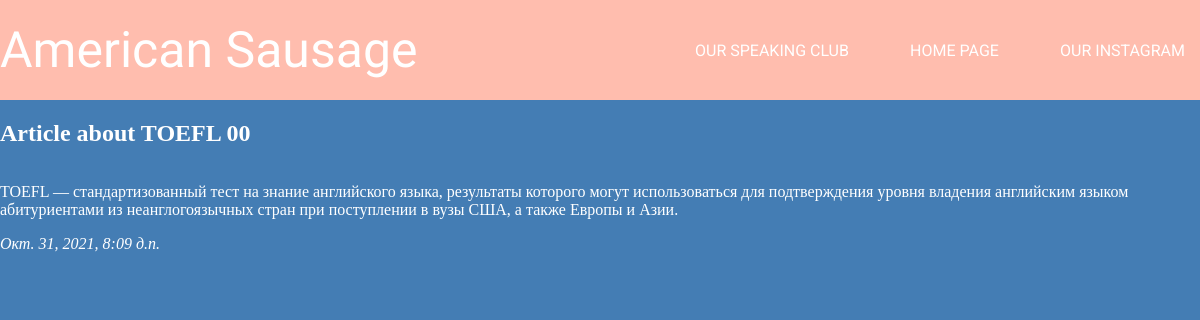
Screenshot of /toefl/1/ with the database file from the repository.
### myfirst/apps/articles/models.py (models this page shows, shortened)
class article_toefl(models.Model):
	aTitle = models.CharField('Name of an Article', max_length = 50)
	aText = models.TextField('Text of an Article')
	pubDate = models.DateTimeField('Date of publication an Article')
	class Meta:
		verbose_name = 'Статья о TOEFL'
		verbose_name_plural = 'Статьи о TOEFL'

### myfirst/apps/articles/views.py (the view)
# urls.py: path('toefl/<int:article_toefl_id>/', views.detail_toefl, name = 'detail_toefl'),
def detail_toefl(request, article_toefl_id):
	try:
		a = article_toefl.objects.get( id = article_toefl_id)
	except:
		raise Http404("")
	return render(request, 'articles/detail.html', {'article':a})

### myfirst/templates/articles/detail.html (shortened to what this page needs)
{% extends 'base.html' %}
{% block content %}
<h2>{{article.aTitle}} </h2>
<p>{{article.aText}} </p>
<em>{{article.pubDate}} </em>
{% endblock %}

### static/css/base_styles.css (style rules this page uses)
body { background-color: #447DB4; color: #FFFFFF; margin: 0px; padding: 0px; display: flex; flex-direction: column; }

### rows the page displays
article_toefl: aTitle "Article about TOEFL 00", aText "TOEFL — стандартизованный тест на знание английского языка, результаты которого могут использоваться для подтверждения уровня владения английским языком абитуриентами из неанглогоязычных стран при поступлении в вузы США, а также Европы и Азии.", pubDate "Окт. 31, 2021, 8:09 д.п."
